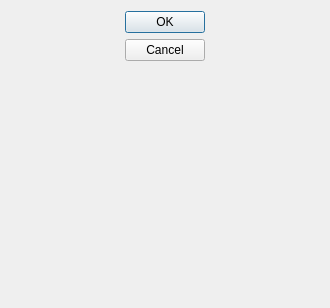
<?xml version="1.0" encoding="UTF-8"?>
<ui version="4.0">
 <class>ArrayDialog</class>
 <widget class="QDialog" name="ArrayDialog">
  <property name="geometry">
   <rect>
    <x>0</x>
    <y>0</y>
    <width>330</width>
    <height>308</height>
   </rect>
  </property>
  <property name="windowTitle">
   <string>Список</string>
  </property>
  <layout class="QGridLayout" name="gridLayout">
   <item row="0" column="1">
    <widget class="QDialogButtonBox" name="buttonBox">
     <property name="orientation">
      <enum>Qt::Vertical</enum>
     </property>
     <property name="standardButtons">
      <set>QDialogButtonBox::Cancel|QDialogButtonBox::Ok</set>
     </property>
    </widget>
   </item>
   <item row="0" column="0">
    <layout class="QVBoxLayout" name="verticalLayout"/>
   </item>
  </layout>
 </widget>
 <resources>
  <include location="../res/controls_resource.qrc"/>
 </resources>
 <connections>
  <connection>
   <sender>buttonBox</sender>
   <signal>accepted()</signal>
   <receiver>ArrayDialog</receiver>
   <slot>accept()</slot>
   <hints>
    <hint type="sourcelabel">
     <x>248</x>
     <y>254</y>
    </hint>
    <hint type="destinationlabel">
     <x>157</x>
     <y>274</y>
    </hint>
   </hints>
  </connection>
  <connection>
   <sender>buttonBox</sender>
   <signal>rejected()</signal>
   <receiver>ArrayDialog</receiver>
   <slot>reject()</slot>
   <hints>
    <hint type="sourcelabel">
     <x>316</x>
     <y>260</y>
    </hint>
    <hint type="destinationlabel">
     <x>286</x>
     <y>274</y>
    </hint>
   </hints>
  </connection>
 </connections>
</ui>
